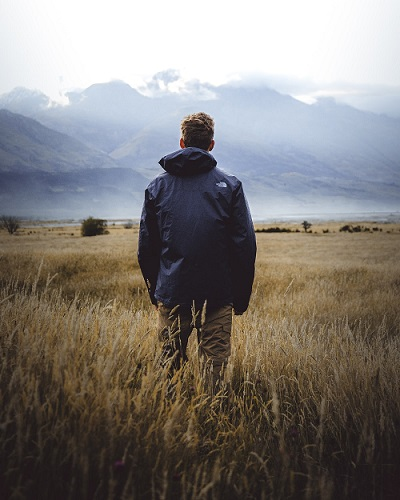
#> input picture #01 OpenCV/08 ImageProcessing/03 Edge Detection/image1.jpg, 400 x 500 px
$ jupyter execute '04 Laplacian.ipynb'   (older library calls are emulated)
#> lines starting #> are read from the running program, lines starting #| are printed output that depends on the picture
[cell 1]
import cv2
import numpy as np
import matplotlib.pyplot as plt

image_original = cv2.imread('image1.jpg', cv2.IMREAD_COLOR)
#> image_original is the input picture: shape (500, 400, 3); mean B, G, R 121.3, 125, 129.7

# remove noise
image_gray = cv2.cvtColor(image_original, cv2.COLOR_BGR2GRAY)
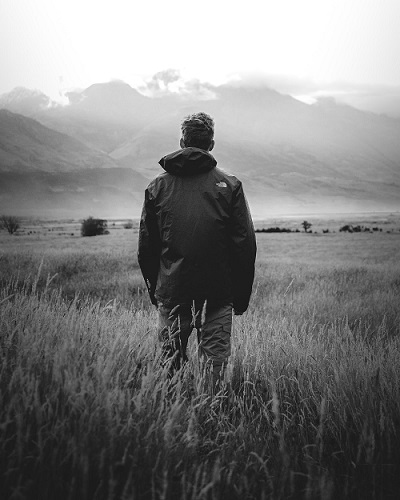
#> image_gray: shape (500, 400); min 3, max 255, mean 126

# Reduce noise in image
img = cv2.GaussianBlur(image_gray,(3,3),0)

# Filter the image using filter2D, which has inputs: (grayscale image, bit-depth, kernel)
filtered_image = cv2.Laplacian(img, ksize=3, ddepth=cv2.CV_16S)
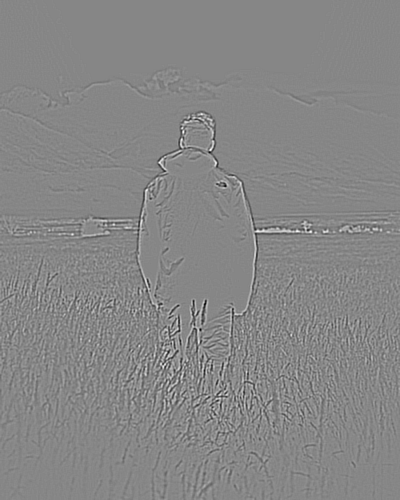
#> filtered_image: shape (500, 400) int16; min -340, max 304, mean 0; drawn with min black and max white

# converting back to uint8
filtered_image = cv2.convertScaleAbs(filtered_image)
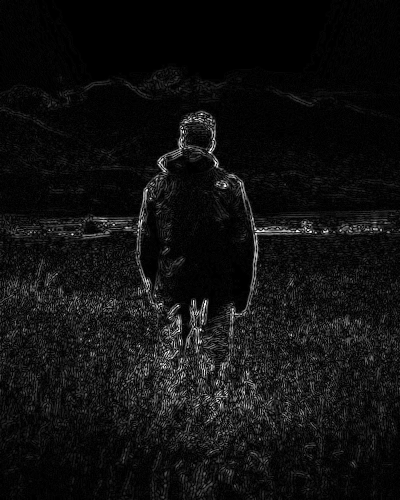
#> filtered_image: shape (500, 400); min 0, max 255, mean 16.4

# Plot outputs
(fig, (ax1, ax2)) = plt.subplots(1, 2, figsize=(10, 10))
ax1.title.set_text('Original Image')
ax1.imshow(image_original)

ax2.title.set_text('Laplacian Filtered Image')
ax2.imshow(filtered_image, cmap='gray')
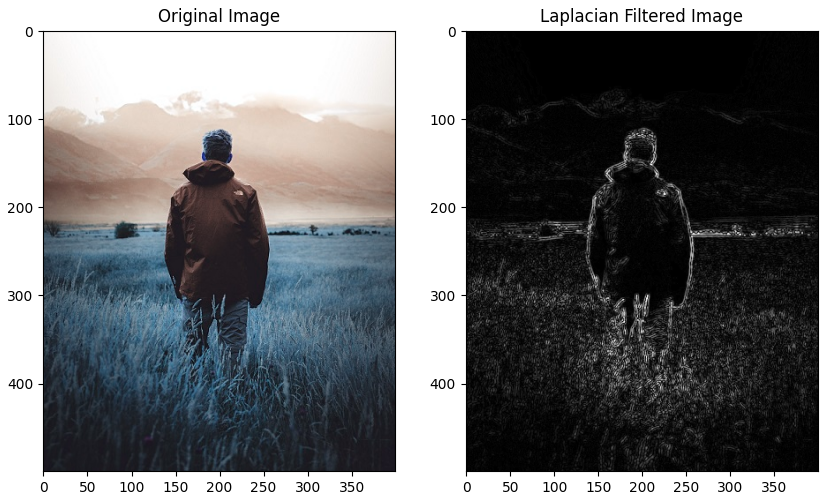
#> figure drawn by matplotlib, 2 panels; B, G, R data is drawn as R, G, B
